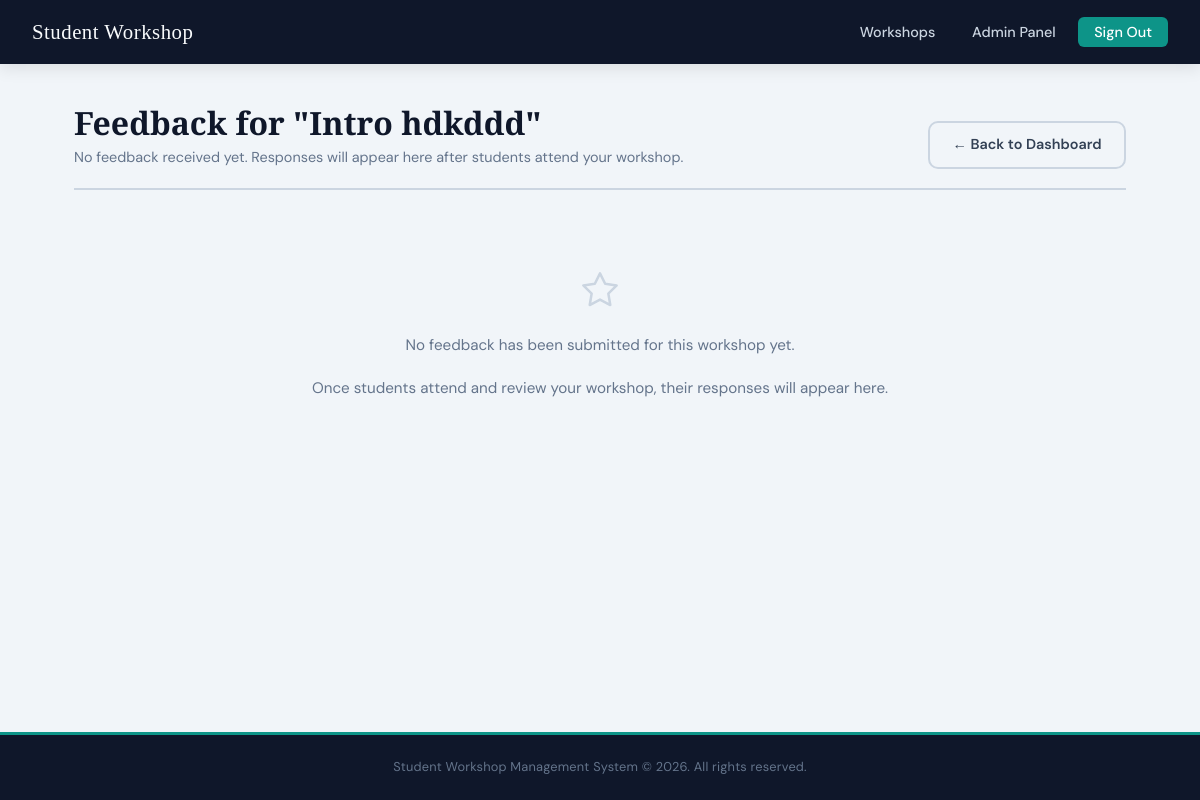
Page /host/workshops/2/feedback (signed in) on the earlier database version.
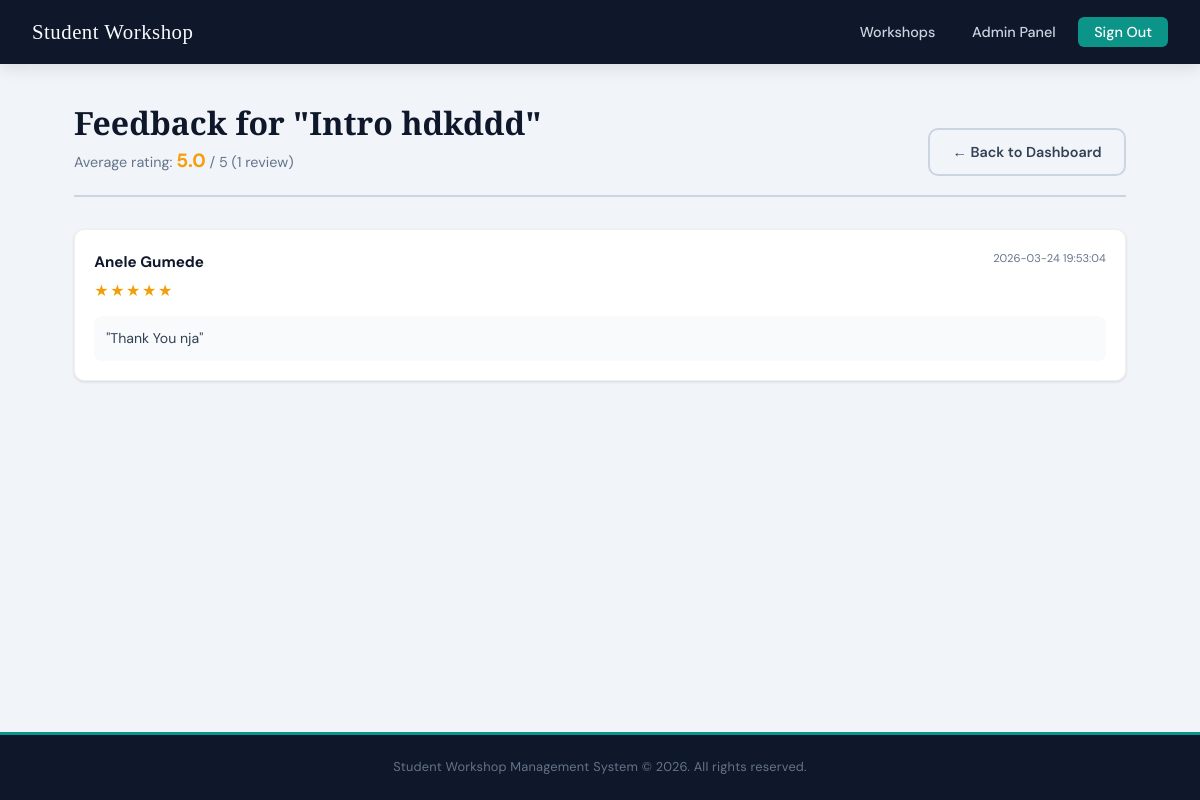
Same page on the later database version.
### tables this page shows
CREATE TABLE feedback (
            id          INTEGER PRIMARY KEY AUTOINCREMENT,
            workshop_id INTEGER NOT NULL,
            user_id     INTEGER NOT NULL,
            rating      INTEGER NOT NULL,
            comment     TEXT,
            created_at  TIMESTAMP DEFAULT CURRENT_TIMESTAMP,
            UNIQUE(workshop_id, user_id)
        );

CREATE TABLE users (
            id       INTEGER PRIMARY KEY AUTOINCREMENT,
            name     TEXT    NOT NULL,
            email    TEXT    NOT NULL UNIQUE,
            password TEXT    NOT NULL,
            role     TEXT    NOT NULL DEFAULT 'student',
            archived INTEGER NOT NULL DEFAULT 0
        );

### app.py (the view)
@app.route('/host/workshops/<int:workshop_id>/feedback')
def host_view_feedback(workshop_id):
    if not require_login():
        return redirect(url_for('login'))
    if session.get('role') not in ('host', 'admin'):
        flash('Access denied.', 'error')
        return redirect(url_for('host_dashboard'))
    conn = get_db()
    uid = session['user_id']
    workshop = conn.execute('''
        SELECT * FROM workshops WHERE id = ? AND created_by = ?
    ''', (workshop_id, uid)).fetchone()
    if not workshop and session.get('role') != 'admin':
        flash('This workshop does not belong to you.', 'error')
        conn.close()
        return redirect(url_for('host_dashboard'))
    feedback = conn.execute('''
        SELECT f.*, u.name AS student_name
        FROM feedback f
        JOIN users u ON f.user_id = u.id
        WHERE f.workshop_id = ?
        ORDER BY f.created_at DESC
    ''', (workshop_id,)).fetchall()
    avg_rating = conn.execute('''
        SELECT AVG(rating) as avg, COUNT(*) as count
        FROM feedback WHERE workshop_id = ?
    ''', (workshop_id,)).fetchone()
    conn.close()
    return render_template(
        'host_feedback.html',
        workshop=workshop,
        feedback=feedback,
        avg_rating=avg_rating['avg'],
        feedback_count=avg_rating['count']
    )

### app.py (called while the page is built)
def get_db():
    conn = sqlite3.connect(DATABASE)
    conn.row_factory = sqlite3.Row
    return conn

def require_login(role=None):
    if 'user_id' not in session:
        flash('Please sign in to access that page.', 'warning')
        return False
    if role and session.get('role') != role:
        flash('You do not have permission to access that page.', 'error')
        return False
    return True

### templates/host_feedback.html (shortened to what this page needs)
{% extends 'base.html' %}
{% block content %}
<div class="page-wrapper">
  <div class="page-header">
    <div>
      <h1>Feedback for "{{ workshop.title }}"</h1>
      {% if feedback_count > 0 %}
        <p>
          Average rating: <strong style="color: #f59e0b; font-size: 1.2rem;">{{ "%.1f"|format(avg_rating) }}</strong> / 5
          ({{ feedback_count }} review{{ 's' if feedback_count != 1 }})
        </p>
      {% else %}
        <p>No feedback received yet. Responses will appear here after students attend your workshop.</p>
      {% endif %}
    </div>
    <a href="{{ url_for('host_dashboard') }}" class="btn btn-ghost">&larr; Back to Dashboard</a>
  </div>
  {% if feedback %}
    <div style="display: flex; flex-direction: column; gap: 1rem;">
      {% for f in feedback %}
        <div class="card" style="padding: 1.2rem;">
          <div style="display: flex; justify-content: space-between; align-items: flex-start; flex-wrap: wrap; gap: 0.5rem; margin-bottom: 0.75rem;">
            <div>
              <strong style="color: var(--navy); font-size: 0.95rem;">{{ f.student_name }}</strong>
              <div style="display: flex; gap: 0.1rem; margin-top: 0.25rem;">
                {% for star in range(1, 6) %}
                  {% if star <= f.rating %}
                    <span style="color: #f59e0b; font-size: 1rem;">★</span>
                  {% else %}
                    <span style="color: #cbd5e1; font-size: 1rem;">★</span>
                  {% endif %}
                {% endfor %}
              </div>
            </div>
            <div class="text-muted" style="font-size: 0.7rem; color: #64748b;">{{ f.created_at }}</div>
          </div>
          {% if f.comment %}
            <p style="color: var(--grey-700); font-size: 0.88rem; line-height: 1.5; margin-top: 0.5rem; background: #f8fafc; padding: 0.75rem; border-radius: 8px;">
              "{{ f.comment }}"
            </p>
          {% else %}
            <p style="color: var(--grey-500); font-size: 0.85rem; font-style: italic; background: #f8fafc; padding: 0.75rem; border-radius: 8px;">
              No written comment provided.
            </p>
          {% endif %}
        </div>
      {% endfor %}
    </div>
  {% else %}
    <div class="empty-state">
      <p>No feedback has been submitted for this workshop yet.</p>
      <p class="text-sm text-muted">Once students attend and review your workshop, their responses will appear here.</p>
    </div>
  {% endif %}
</div>
{% endblock %}

Differences in the rows shown:
added feedback: student_name "Anele Gumede", rating 5 (drawn), created_at "2026-03-24 19:53:04", comment "Thank You nja"
Other differences:
{{ "%.1f"|format(avg_rating) }}: (not shown) → "5.0"
{{ feedback_count }}: (not shown) → "1"
text no longer shown: "No feedback received yet. Responses will appear here after students attend your workshop. No feedback has been submitted for this workshop yet. Once students attend and review your workshop, their responses will appear here."
text now shown: "Average rating: / 5 ( review )"
